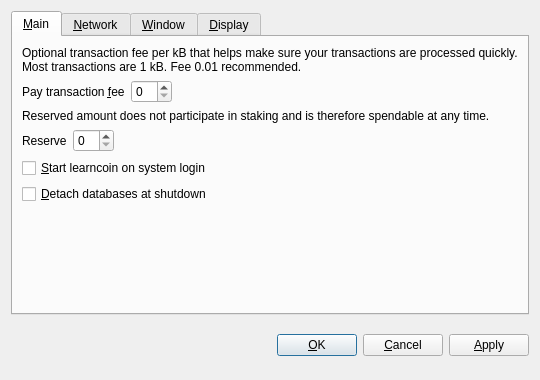
<?xml version="1.0" encoding="UTF-8"?>
<ui version="4.0">
 <class>OptionsDialog</class>
 <widget class="QDialog" name="OptionsDialog">
  <property name="geometry">
   <rect>
    <x>0</x>
    <y>0</y>
    <width>540</width>
    <height>380</height>
   </rect>
  </property>
  <property name="windowTitle">
   <string>Options</string>
  </property>
  <property name="modal">
   <bool>true</bool>
  </property>
  <layout class="QVBoxLayout" name="verticalLayout">
   <item>
    <widget class="QTabWidget" name="tabWidget">
     <property name="tabPosition">
      <enum>QTabWidget::North</enum>
     </property>
     <property name="currentIndex">
      <number>0</number>
     </property>
     <widget class="QWidget" name="tabMain">
      <attribute name="title">
       <string>&amp;Main</string>
      </attribute>
      <layout class="QVBoxLayout" name="verticalLayout_Main">
       <item>
        <widget class="QLabel" name="transactionFeeInfoLabel">
         <property name="text">
          <string>Optional transaction fee per kB that helps make sure your transactions are processed quickly. Most transactions are 1 kB. Fee 0.01 recommended.</string>
         </property>
         <property name="textFormat">
          <enum>Qt::PlainText</enum>
         </property>
         <property name="wordWrap">
          <bool>true</bool>
         </property>
        </widget>
       </item>
       <item>
        <layout class="QHBoxLayout" name="horizontalLayoutFee">
         <item>
          <widget class="QLabel" name="transactionFeeLabel">
           <property name="text">
            <string>Pay transaction &amp;fee</string>
           </property>
           <property name="textFormat">
            <enum>Qt::PlainText</enum>
           </property>
           <property name="buddy">
            <cstring>transactionFee</cstring>
           </property>
          </widget>
         </item>
         <item>
          <widget class="BitcoinAmountField" name="transactionFee"/>
         </item>
         <item>
          <spacer name="horizontalSpacerFee">
           <property name="orientation">
            <enum>Qt::Horizontal</enum>
           </property>
           <property name="sizeHint" stdset="0">
            <size>
             <width>40</width>
             <height>20</height>
            </size>
           </property>
          </spacer>
         </item>
        </layout>
       </item>
       <item>
        <widget class="QLabel" name="reserveBalanceInfoLabel">
         <property name="text">
          <string>Reserved amount does not participate in staking and is therefore spendable at any time.</string>
         </property>
         <property name="textFormat">
          <enum>Qt::PlainText</enum>
         </property>
         <property name="wordWrap">
          <bool>true</bool>
         </property>
        </widget>
       </item>
       <item>
        <layout class="QHBoxLayout" name="horizontalLayoutReserveBalance">
         <item>
          <widget class="QLabel" name="reserveBalanceLabel">
           <property name="text">
            <string>Reserve</string>
           </property>
           <property name="textFormat">
            <enum>Qt::PlainText</enum>
           </property>
           <property name="buddy">
            <cstring>reserveBalance</cstring>
           </property>
          </widget>
         </item>
         <item>
          <widget class="BitcoinAmountField" name="reserveBalance"/>
         </item>
         <item>
          <spacer name="horizontalSpacerReserveBalance">
           <property name="orientation">
            <enum>Qt::Horizontal</enum>
           </property>
           <property name="sizeHint" stdset="0">
            <size>
             <width>40</width>
             <height>20</height>
            </size>
           </property>
          </spacer>
         </item>
        </layout>
       </item>
       <item>
        <widget class="QCheckBox" name="bitcoinAtStartup">
         <property name="toolTip">
          <string>Automatically start learncoin after logging in to the system.</string>
         </property>
         <property name="text">
          <string>&amp;Start learncoin on system login</string>
         </property>
        </widget>
       </item>
       <item>
        <widget class="QCheckBox" name="detachDatabases">
         <property name="toolTip">
          <string>Detach block and address databases at shutdown. This means they can be moved to another data directory, but it slows down shutdown. The wallet is always detached.</string>
         </property>
         <property name="text">
          <string>&amp;Detach databases at shutdown</string>
         </property>
        </widget>
       </item>
       <item>
        <spacer name="verticalSpacer_Main">
         <property name="orientation">
          <enum>Qt::Vertical</enum>
         </property>
         <property name="sizeHint" stdset="0">
          <size>
           <width>20</width>
           <height>40</height>
          </size>
         </property>
        </spacer>
       </item>
      </layout>
     </widget>
     <widget class="QWidget" name="tabNetwork">
      <attribute name="title">
       <string>&amp;Network</string>
      </attribute>
      <layout class="QVBoxLayout" name="verticalLayout_Network">
       <item>
        <widget class="QCheckBox" name="mapPortUpnp">
         <property name="toolTip">
          <string>Automatically open the learncoin client port on the router. This only works when your router supports UPnP and it is enabled.</string>
         </property>
         <property name="text">
          <string>Map port using &amp;UPnP</string>
         </property>
        </widget>
       </item>
       <item>
        <widget class="QCheckBox" name="connectSocks">
         <property name="toolTip">
          <string>Connect to the learncoin network through a SOCKS proxy (e.g. when connecting through Tor).</string>
         </property>
         <property name="text">
          <string>&amp;Connect through SOCKS proxy:</string>
         </property>
        </widget>
       </item>
       <item>
        <layout class="QHBoxLayout" name="horizontalLayout_Network">
         <item>
          <widget class="QLabel" name="proxyIpLabel">
           <property name="text">
            <string>Proxy &amp;IP:</string>
           </property>
           <property name="textFormat">
            <enum>Qt::PlainText</enum>
           </property>
           <property name="buddy">
            <cstring>proxyIp</cstring>
           </property>
          </widget>
         </item>
         <item>
          <widget class="QValidatedLineEdit" name="proxyIp">
           <property name="maximumSize">
            <size>
             <width>140</width>
             <height>16777215</height>
            </size>
           </property>
           <property name="toolTip">
            <string>IP address of the proxy (e.g. 127.0.0.1)</string>
           </property>
          </widget>
         </item>
         <item>
          <widget class="QLabel" name="proxyPortLabel">
           <property name="text">
            <string>&amp;Port:</string>
           </property>
           <property name="textFormat">
            <enum>Qt::PlainText</enum>
           </property>
           <property name="buddy">
            <cstring>proxyPort</cstring>
           </property>
          </widget>
         </item>
         <item>
          <widget class="QLineEdit" name="proxyPort">
           <property name="maximumSize">
            <size>
             <width>55</width>
             <height>16777215</height>
            </size>
           </property>
           <property name="toolTip">
            <string>Port of the proxy (e.g. 9050)</string>
           </property>
          </widget>
         </item>
         <item>
          <widget class="QLabel" name="socksVersionLabel">
           <property name="text">
            <string>SOCKS &amp;Version:</string>
           </property>
           <property name="textFormat">
            <enum>Qt::PlainText</enum>
           </property>
           <property name="buddy">
            <cstring>socksVersion</cstring>
           </property>
          </widget>
         </item>
         <item>
          <widget class="QValueComboBox" name="socksVersion">
           <property name="toolTip">
            <string>SOCKS version of the proxy (e.g. 5)</string>
           </property>
          </widget>
         </item>
         <item>
          <spacer name="horizontalSpacer_Network">
           <property name="orientation">
            <enum>Qt::Horizontal</enum>
           </property>
           <property name="sizeHint" stdset="0">
            <size>
             <width>40</width>
             <height>20</height>
            </size>
           </property>
          </spacer>
         </item>
        </layout>
       </item>
       <item>
        <spacer name="verticalSpacer_Network">
         <property name="orientation">
          <enum>Qt::Vertical</enum>
         </property>
         <property name="sizeHint" stdset="0">
          <size>
           <width>20</width>
           <height>40</height>
          </size>
         </property>
        </spacer>
       </item>
      </layout>
     </widget>
     <widget class="QWidget" name="tabWindow">
      <attribute name="title">
       <string>&amp;Window</string>
      </attribute>
      <layout class="QVBoxLayout" name="verticalLayout_Window">
       <item>
        <widget class="QCheckBox" name="minimizeToTray">
         <property name="toolTip">
          <string>Show only a tray icon after minimizing the window.</string>
         </property>
         <property name="text">
          <string>&amp;Minimize to the tray instead of the taskbar</string>
         </property>
        </widget>
       </item>
       <item>
        <widget class="QCheckBox" name="minimizeOnClose">
         <property name="toolTip">
          <string>Minimize instead of exit the application when the window is closed. When this option is enabled, the application will be closed only after selecting Quit in the menu.</string>
         </property>
         <property name="text">
          <string>M&amp;inimize on close</string>
         </property>
        </widget>
       </item>
       <item>
        <spacer name="verticalSpacer_Window">
         <property name="orientation">
          <enum>Qt::Vertical</enum>
         </property>
         <property name="sizeHint" stdset="0">
          <size>
           <width>20</width>
           <height>40</height>
          </size>
         </property>
        </spacer>
       </item>
      </layout>
     </widget>
     <widget class="QWidget" name="tabDisplay">
      <attribute name="title">
       <string>&amp;Display</string>
      </attribute>
      <layout class="QVBoxLayout" name="verticalLayout_Display">
       <item>
        <layout class="QHBoxLayout" name="horizontalLayout_1_Display">
         <item>
          <widget class="QLabel" name="langLabel">
           <property name="text">
            <string>User Interface &amp;language:</string>
           </property>
           <property name="textFormat">
            <enum>Qt::PlainText</enum>
           </property>
           <property name="buddy">
            <cstring>lang</cstring>
           </property>
          </widget>
         </item>
         <item>
          <widget class="QValueComboBox" name="lang">
           <property name="toolTip">
            <string>The user interface language can be set here. This setting will take effect after restarting learncoin.</string>
           </property>
          </widget>
         </item>
        </layout>
       </item>
       <item>
        <layout class="QHBoxLayout" name="horizontalLayout_2_Display">
         <item>
          <widget class="QLabel" name="unitLabel">
           <property name="text">
            <string>&amp;Unit to show amounts in:</string>
           </property>
           <property name="textFormat">
            <enum>Qt::PlainText</enum>
           </property>
           <property name="buddy">
            <cstring>unit</cstring>
           </property>
          </widget>
         </item>
         <item>
          <widget class="QValueComboBox" name="unit">
           <property name="toolTip">
            <string>Choose the default subdivision unit to show in the interface and when sending coins.</string>
           </property>
          </widget>
         </item>
        </layout>
       </item>
       <item>
        <widget class="QCheckBox" name="displayAddresses">
         <property name="toolTip">
          <string>Whether to show learncoin addresses in the transaction list or not.</string>
         </property>
         <property name="text">
          <string>&amp;Display addresses in transaction list</string>
         </property>
        </widget>
       </item>
       <item>
        <widget class="QCheckBox" name="coinControlFeatures">
         <property name="toolTip">
          <string>Whether to show coin control features or not.</string>
         </property>
         <property name="text">
          <string>Display coin &amp;control features (experts only!)</string>
         </property>
        </widget>
       </item>
       <item>
        <spacer name="verticalSpacer_Display">
         <property name="orientation">
          <enum>Qt::Vertical</enum>
         </property>
         <property name="sizeHint" stdset="0">
          <size>
           <width>20</width>
           <height>40</height>
          </size>
         </property>
        </spacer>
       </item>
      </layout>
     </widget>
    </widget>
   </item>
   <item>
    <layout class="QHBoxLayout" name="horizontalLayout_Buttons">
     <item>
      <spacer name="horizontalSpacer_1">
       <property name="orientation">
        <enum>Qt::Horizontal</enum>
       </property>
       <property name="sizeHint" stdset="0">
        <size>
         <width>40</width>
         <height>48</height>
        </size>
       </property>
      </spacer>
     </item>
     <item>
      <widget class="QLabel" name="statusLabel">
       <property name="font">
        <font>
         <weight>75</weight>
         <bold>true</bold>
        </font>
       </property>
       <property name="text">
        <string/>
       </property>
       <property name="textFormat">
        <enum>Qt::PlainText</enum>
       </property>
       <property name="wordWrap">
        <bool>true</bool>
       </property>
      </widget>
     </item>
     <item>
      <spacer name="horizontalSpacer_2">
       <property name="orientation">
        <enum>Qt::Horizontal</enum>
       </property>
       <property name="sizeHint" stdset="0">
        <size>
         <width>40</width>
         <height>48</height>
        </size>
       </property>
      </spacer>
     </item>
     <item>
      <widget class="QPushButton" name="okButton">
       <property name="text">
        <string>&amp;OK</string>
       </property>
      </widget>
     </item>
     <item>
      <widget class="QPushButton" name="cancelButton">
       <property name="text">
        <string>&amp;Cancel</string>
       </property>
       <property name="autoDefault">
        <bool>false</bool>
       </property>
      </widget>
     </item>
     <item>
      <widget class="QPushButton" name="applyButton">
       <property name="text">
        <string>&amp;Apply</string>
       </property>
       <property name="autoDefault">
        <bool>false</bool>
       </property>
      </widget>
     </item>
    </layout>
   </item>
  </layout>
 </widget>
 <customwidgets>
  <customwidget>
   <class>BitcoinAmountField</class>
   <extends>QSpinBox</extends>
   <header>bitcoinamountfield.h</header>
  </customwidget>
  <customwidget>
   <class>QValueComboBox</class>
   <extends>QComboBox</extends>
   <header>qvaluecombobox.h</header>
  </customwidget>
  <customwidget>
   <class>QValidatedLineEdit</class>
   <extends>QLineEdit</extends>
   <header>qvalidatedlineedit.h</header>
  </customwidget>
 </customwidgets>
 <resources/>
 <connections/>
</ui>
